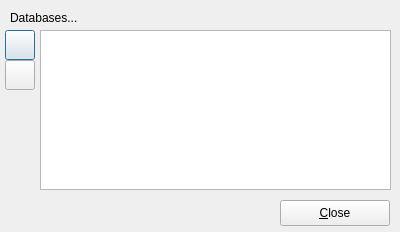
<ui version="4.0" >
 <class>loginconfserversfrm</class>
 <widget class="QDialog" name="loginconfserversfrm" >
  <property name="geometry" >
   <rect>
    <x>0</x>
    <y>0</y>
    <width>400</width>
    <height>232</height>
   </rect>
  </property>
  <property name="windowTitle" >
   <string>Configure databases...</string>
  </property>
  <property name="windowIcon" >
   <iconset resource="../resources/images/first4.qrc" >:/package_utilities.png</iconset>
  </property>
  <widget class="QPushButton" name="btnadddb" >
   <property name="geometry" >
    <rect>
     <x>5</x>
     <y>30</y>
     <width>30</width>
     <height>30</height>
    </rect>
   </property>
   <property name="minimumSize" >
    <size>
     <width>30</width>
     <height>30</height>
    </size>
   </property>
   <property name="maximumSize" >
    <size>
     <width>30</width>
     <height>30</height>
    </size>
   </property>
   <property name="text" >
    <string/>
   </property>
   <property name="icon" >
    <iconset resource="../resources/images/first4.qrc" >:/hotlistadd.png</iconset>
   </property>
  </widget>
  <widget class="QPushButton" name="btndeldb" >
   <property name="geometry" >
    <rect>
     <x>5</x>
     <y>60</y>
     <width>30</width>
     <height>30</height>
    </rect>
   </property>
   <property name="minimumSize" >
    <size>
     <width>30</width>
     <height>30</height>
    </size>
   </property>
   <property name="maximumSize" >
    <size>
     <width>30</width>
     <height>30</height>
    </size>
   </property>
   <property name="text" >
    <string/>
   </property>
   <property name="icon" >
    <iconset resource="../resources/images/first4.qrc" >:/hotlistdel.png</iconset>
   </property>
  </widget>
  <widget class="QListWidget" name="listservers" >
   <property name="geometry" >
    <rect>
     <x>40</x>
     <y>30</y>
     <width>351</width>
     <height>160</height>
    </rect>
   </property>
  </widget>
  <widget class="QPushButton" name="btnclose" >
   <property name="geometry" >
    <rect>
     <x>280</x>
     <y>200</y>
     <width>110</width>
     <height>26</height>
    </rect>
   </property>
   <property name="minimumSize" >
    <size>
     <width>110</width>
     <height>26</height>
    </size>
   </property>
   <property name="maximumSize" >
    <size>
     <width>110</width>
     <height>26</height>
    </size>
   </property>
   <property name="text" >
    <string>&amp;Close</string>
   </property>
   <property name="icon" >
    <iconset resource="../resources/images/first4.qrc" >:/fileclose.png</iconset>
   </property>
  </widget>
  <widget class="QLabel" name="label" >
   <property name="geometry" >
    <rect>
     <x>10</x>
     <y>10</y>
     <width>181</width>
     <height>16</height>
    </rect>
   </property>
   <property name="text" >
    <string>Databases...</string>
   </property>
  </widget>
 </widget>
 <resources>
  <include location="../resources/images/first4.qrc" />
 </resources>
 <connections/>
</ui>
